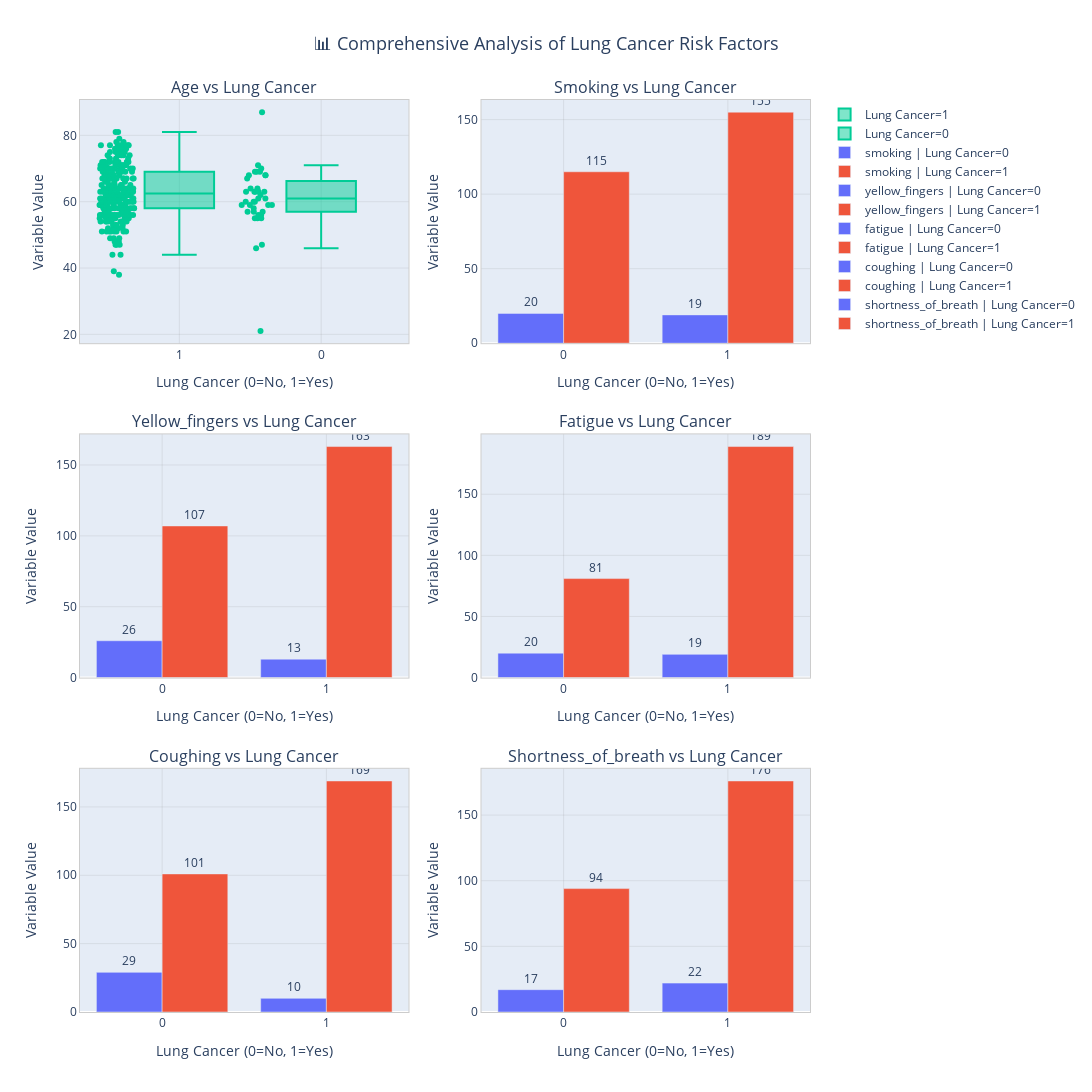

Write notebook code for a chart like this one.
### Markdown cell above
### Bivariate Analysis and scatter plots

### Code cell
from plotly.subplots import make_subplots 
import plotly.graph_objects as go
import pandas as pd

# Variables a analizar vs lung_cancer
variables = ['age', 'smoking', 'yellow_fingers', 'fatigue', 'coughing', 'shortness_of_breath']
target = 'lung_cancer'

# Crear subplots (2 columnas)
rows = (len(variables) + 1) // 2
fig = make_subplots(
    rows=rows, cols=2,
    subplot_titles=[f'{var.capitalize()} vs Lung Cancer' for var in variables],
    vertical_spacing=0.1,
    horizontal_spacing=0.1
)

# Colores para valores binarios y continuo
binary_colors = {0: '#636EFA', 1: '#EF553B'}
continuous_color = '#00CC96'

# Agregar traces
for i, var in enumerate(variables):
    row = i // 2 + 1
    col = i % 2 + 1
    
    if var == 'age':  # Edad es continua → usamos boxplot por lung_cancer
        for lc_val in df[target].unique():
            subset = df[df[target] == lc_val]
            fig.add_trace(
                go.Box(
                    y=subset[var],
                    x=[str(lc_val)]*len(subset),
                    name=f"Lung Cancer={lc_val}",
                    marker_color=continuous_color,
                    boxpoints='all',
                    jitter=0.5,
                    pointpos=-1.8,
                    showlegend=(i == 0),  # solo una vez en la leyenda
                    hovertemplate=("Lung Cancer=" + str(lc_val) +
                                   "<br>" + var.capitalize() + ": %{y}<br><extra></extra>")
                ),
                row=row, col=col
            )
    else:  # Variables binarias → conteos por lung_cancer
        counts = df.groupby([target, var]).size().reset_index(name='count')
        for lc_val in counts[target].unique():
            subset = counts[counts[target] == lc_val]
            fig.add_trace(
                go.Bar(
                    x=subset[var].astype(str),
                    y=subset['count'],
                    name=f"{var} | Lung Cancer={lc_val}",
                    marker_color=binary_colors[lc_val],
                    text=subset['count'],
                    textposition="outside",
                    hovertemplate=("Lung Cancer=" + str(lc_val) +
                                   "<br>" + var.capitalize() + ": %{x}" +
                                   "<br>Count: %{y}<extra></extra>")
                ),
                row=row, col=col
            )

# Layout general
fig.update_layout(
    title_text="📊 Comprehensive Analysis of Lung Cancer Risk Factors",
    title_font_size=18,
    title_x=0.5,
    height=1200,
    width=1100,
    showlegend=True
)

# Ejes
fig.update_yaxes(title_text="Variable Value")
fig.update_xaxes(title_text="Lung Cancer (0=No, 1=Yes)")

# Grid y bordes
fig.update_xaxes(showgrid=True, gridwidth=0.5, gridcolor='rgba(128,128,128,0.3)')
fig.update_yaxes(showgrid=True, gridwidth=0.5, gridcolor='rgba(128,128,128,0.3)')
fig.update_xaxes(showline=True, linewidth=1, linecolor='rgba(0,0,0,0.2)', mirror=True)
fig.update_yaxes(showline=True, linewidth=1, linecolor='rgba(0,0,0,0.2)', mirror=True)

fig.show()

### Figure 1 — Plotly figure (JSON) as saved in the notebook; plotly's stock layout.template omitted (floating-point values rounded to 4 significant figures; data arrays with more than 128 entries replaced by an {"elided": "..."} marker saying what was removed)
{"data": [{"boxpoints": "all", "hovertemplate": "Lung Cancer=1<br>Age: %{y}<br><extra></extra>", "jitter": 0.5, "marker": {"color": "#00CC96"}, "name": "Lung Cancer=1", "pointpos": -1.8, "showlegend": true, "type": "box", "x": {"elided": "270 str values"}, "xaxis": "x", "y": {"elided": "270 int values"}, "yaxis": "y"}, {"boxpoints": "all", "hovertemplate": "Lung Cancer=0<br>Age: %{y}<br><extra></extra>", "jitter": 0.5, "marker": {"color": "#00CC96"}, "name": "Lung Cancer=0", "pointpos": -1.8, "showlegend": true, "type": "box", "x": ["0", "0", "0", "0", "0", "0", "0", "0", "0", "0", "0", "0", "0", "0", "0", "0", "0", "0", "0", "0", "0", "0", "0", "0", "0", "0", "0", "0", "0", "0", "0", "0", "0", "0", "0", "0", "0", "0", "0"], "xaxis": "x", "y": [59, 63, 63, 68, 60, 69, 61, 21, 69, 55, 57, 56, 59, 56, 60, 60, 58, 63, 69, 64, 47, 57, 68, 57, 71, 63, 62, 61, 59, 68, 67, 55, 70, 64, 87, 59, 55, 46, 63], "yaxis": "y"}, {"hovertemplate": "Lung Cancer=0<br>Smoking: %{x}<br>Count: %{y}<extra></extra>", "marker": {"color": "#636EFA"}, "name": "smoking | Lung Cancer=0", "text": [20.0, 19.0], "textposition": "outside", "type": "bar", "x": ["0", "1"], "xaxis": "x2", "y": [20, 19], "yaxis": "y2"}, {"hovertemplate": "Lung Cancer=1<br>Smoking: %{x}<br>Count: %{y}<extra></extra>", "marker": {"color": "#EF553B"}, "name": "smoking | Lung Cancer=1", "text": [115.0, 155.0], "textposition": "outside", "type": "bar", "x": ["0", "1"], "xaxis": "x2", "y": [115, 155], "yaxis": "y2"}, {"hovertemplate": "Lung Cancer=0<br>Yellow_fingers: %{x}<br>Count: %{y}<extra></extra>", "marker": {"color": "#636EFA"}, "name": "yellow_fingers | Lung Cancer=0", "text": [26.0, 13.0], "textposition": "outside", "type": "bar", "x": ["0", "1"], "xaxis": "x3", "y": [26, 13], "yaxis": "y3"}, {"hovertemplate": "Lung Cancer=1<br>Yellow_fingers: %{x}<br>Count: %{y}<extra></extra>", "marker": {"color": "#EF553B"}, "name": "yellow_fingers | Lung Cancer=1", "text": [107.0, 163.0], "textposition": "outside", "type": "bar", "x": ["0", "1"], "xaxis": "x3", "y": [107, 163], "yaxis": "y3"}, {"hovertemplate": "Lung Cancer=0<br>Fatigue: %{x}<br>Count: %{y}<extra></extra>", "marker": {"color": "#636EFA"}, "name": "fatigue | Lung Cancer=0", "text": [20.0, 19.0], "textposition": "outside", "type": "bar", "x": ["0", "1"], "xaxis": "x4", "y": [20, 19], "yaxis": "y4"}, {"hovertemplate": "Lung Cancer=1<br>Fatigue: %{x}<br>Count: %{y}<extra></extra>", "marker": {"color": "#EF553B"}, "name": "fatigue | Lung Cancer=1", "text": [81.0, 189.0], "textposition": "outside", "type": "bar", "x": ["0", "1"], "xaxis": "x4", "y": [81, 189], "yaxis": "y4"}, {"hovertemplate": "Lung Cancer=0<br>Coughing: %{x}<br>Count: %{y}<extra></extra>", "marker": {"color": "#636EFA"}, "name": "coughing | Lung Cancer=0", "text": [29.0, 10.0], "textposition": "outside", "type": "bar", "x": ["0", "1"], "xaxis": "x5", "y": [29, 10], "yaxis": "y5"}, {"hovertemplate": "Lung Cancer=1<br>Coughing: %{x}<br>Count: %{y}<extra></extra>", "marker": {"color": "#EF553B"}, "name": "coughing | Lung Cancer=1", "text": [101.0, 169.0], "textposition": "outside", "type": "bar", "x": ["0", "1"], "xaxis": "x5", "y": [101, 169], "yaxis": "y5"}, {"hovertemplate": "Lung Cancer=0<br>Shortness_of_breath: %{x}<br>Count: %{y}<extra></extra>", "marker": {"color": "#636EFA"}, "name": "shortness_of_breath | Lung Cancer=0", "text": [17.0, 22.0], "textposition": "outside", "type": "bar", "x": ["0", "1"], "xaxis": "x6", "y": [17, 22], "yaxis": "y6"}, {"hovertemplate": "Lung Cancer=1<br>Shortness_of_breath: %{x}<br>Count: %{y}<extra></extra>", "marker": {"color": "#EF553B"}, "name": "shortness_of_breath | Lung Cancer=1", "text": [94.0, 176.0], "textposition": "outside", "type": "bar", "x": ["0", "1"], "xaxis": "x6", "y": [94, 176], "yaxis": "y6"}], "layout": {"annotations": [{"font": {"size": 16}, "showarrow": false, "text": "Age vs Lung Cancer", "x": 0.225, "xanchor": "center", "xref": "paper", "y": 1, "yanchor": "bottom", "yref": "paper"}, {"font": {"size": 16}, "showarrow": false, "text": "Smoking vs Lung Cancer", "x": 0.775, "xanchor": "center", "xref": "paper", "y": 1, "yanchor": "bottom", "yref": "paper"}, {"font": {"size": 16}, "showarrow": false, "text": "Yellow_fingers vs Lung Cancer", "x": 0.225, "xanchor": "center", "xref": "paper", "y": 0.6333, "yanchor": "bottom", "yref": "paper"}, {"font": {"size": 16}, "showarrow": false, "text": "Fatigue vs Lung Cancer", "x": 0.775, "xanchor": "center", "xref": "paper", "y": 0.6333, "yanchor": "bottom", "yref": "paper"}, {"font": {"size": 16}, "showarrow": false, "text": "Coughing vs Lung Cancer", "x": 0.225, "xanchor": "center", "xref": "paper", "y": 0.2667, "yanchor": "bottom", "yref": "paper"}, {"font": {"size": 16}, "showarrow": false, "text": "Shortness_of_breath vs Lung Cancer", "x": 0.775, "xanchor": "center", "xref": "paper", "y": 0.2667, "yanchor": "bottom", "yref": "paper"}], "height": 1200, "showlegend": true, "title": {"font": {"size": 18}, "text": "📊 Comprehensive Analysis of Lung Cancer Risk Factors", "x": 0.5}, "width": 1100, "xaxis": {"anchor": "y", "domain": [0, 0.45], "gridcolor": "rgba(128,128,128,0.3)", "gridwidth": 0.5, "linecolor": "rgba(0,0,0,0.2)", "linewidth": 1, "mirror": true, "showgrid": true, "showline": true, "title": {"text": "Lung Cancer (0=No, 1=Yes)"}}, "xaxis2": {"anchor": "y2", "domain": [0.55, 1], "gridcolor": "rgba(128,128,128,0.3)", "gridwidth": 0.5, "linecolor": "rgba(0,0,0,0.2)", "linewidth": 1, "mirror": true, "showgrid": true, "showline": true, "title": {"text": "Lung Cancer (0=No, 1=Yes)"}}, "xaxis3": {"anchor": "y3", "domain": [0, 0.45], "gridcolor": "rgba(128,128,128,0.3)", "gridwidth": 0.5, "linecolor": "rgba(0,0,0,0.2)", "linewidth": 1, "mirror": true, "showgrid": true, "showline": true, "title": {"text": "Lung Cancer (0=No, 1=Yes)"}}, "xaxis4": {"anchor": "y4", "domain": [0.55, 1], "gridcolor": "rgba(128,128,128,0.3)", "gridwidth": 0.5, "linecolor": "rgba(0,0,0,0.2)", "linewidth": 1, "mirror": true, "showgrid": true, "showline": true, "title": {"text": "Lung Cancer (0=No, 1=Yes)"}}, "xaxis5": {"anchor": "y5", "domain": [0, 0.45], "gridcolor": "rgba(128,128,128,0.3)", "gridwidth": 0.5, "linecolor": "rgba(0,0,0,0.2)", "linewidth": 1, "mirror": true, "showgrid": true, "showline": true, "title": {"text": "Lung Cancer (0=No, 1=Yes)"}}, "xaxis6": {"anchor": "y6", "domain": [0.55, 1], "gridcolor": "rgba(128,128,128,0.3)", "gridwidth": 0.5, "linecolor": "rgba(0,0,0,0.2)", "linewidth": 1, "mirror": true, "showgrid": true, "showline": true, "title": {"text": "Lung Cancer (0=No, 1=Yes)"}}, "yaxis": {"anchor": "x", "domain": [0.7333, 1], "gridcolor": "rgba(128,128,128,0.3)", "gridwidth": 0.5, "linecolor": "rgba(0,0,0,0.2)", "linewidth": 1, "mirror": true, "showgrid": true, "showline": true, "title": {"text": "Variable Value"}}, "yaxis2": {"anchor": "x2", "domain": [0.7333, 1], "gridcolor": "rgba(128,128,128,0.3)", "gridwidth": 0.5, "linecolor": "rgba(0,0,0,0.2)", "linewidth": 1, "mirror": true, "showgrid": true, "showline": true, "title": {"text": "Variable Value"}}, "yaxis3": {"anchor": "x3", "domain": [0.3667, 0.6333], "gridcolor": "rgba(128,128,128,0.3)", "gridwidth": 0.5, "linecolor": "rgba(0,0,0,0.2)", "linewidth": 1, "mirror": true, "showgrid": true, "showline": true, "title": {"text": "Variable Value"}}, "yaxis4": {"anchor": "x4", "domain": [0.3667, 0.6333], "gridcolor": "rgba(128,128,128,0.3)", "gridwidth": 0.5, "linecolor": "rgba(0,0,0,0.2)", "linewidth": 1, "mirror": true, "showgrid": true, "showline": true, "title": {"text": "Variable Value"}}, "yaxis5": {"anchor": "x5", "domain": [0, 0.2667], "gridcolor": "rgba(128,128,128,0.3)", "gridwidth": 0.5, "linecolor": "rgba(0,0,0,0.2)", "linewidth": 1, "mirror": true, "showgrid": true, "showline": true, "title": {"text": "Variable Value"}}, "yaxis6": {"anchor": "x6", "domain": [0, 0.2667], "gridcolor": "rgba(128,128,128,0.3)", "gridwidth": 0.5, "linecolor": "rgba(0,0,0,0.2)", "linewidth": 1, "mirror": true, "showgrid": true, "showline": true, "title": {"text": "Variable Value"}}}}
